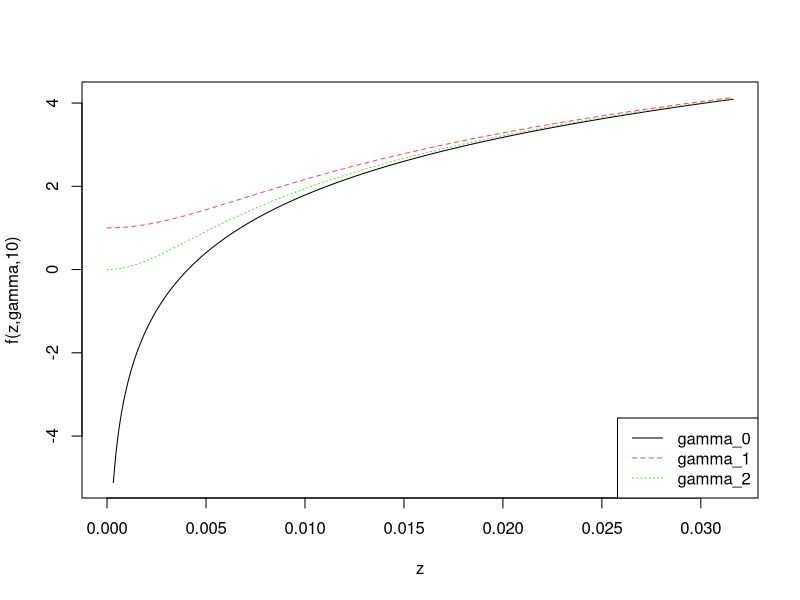
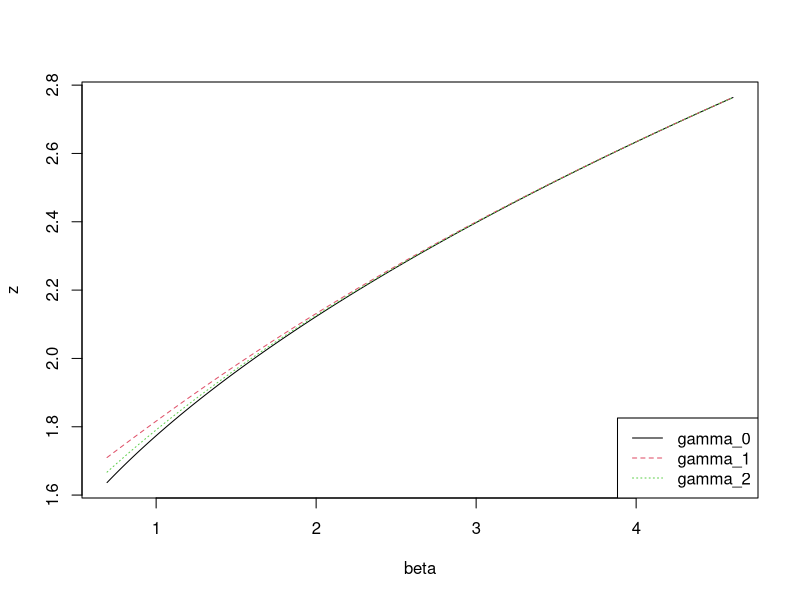
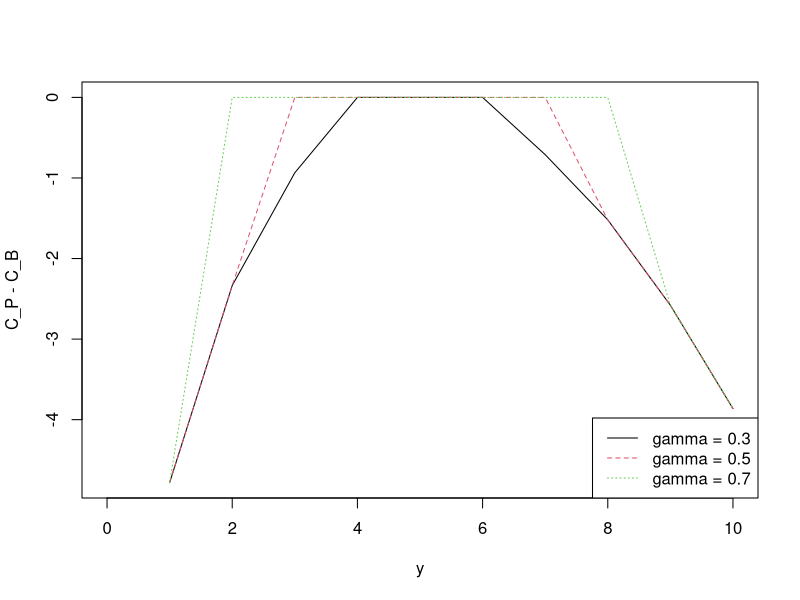
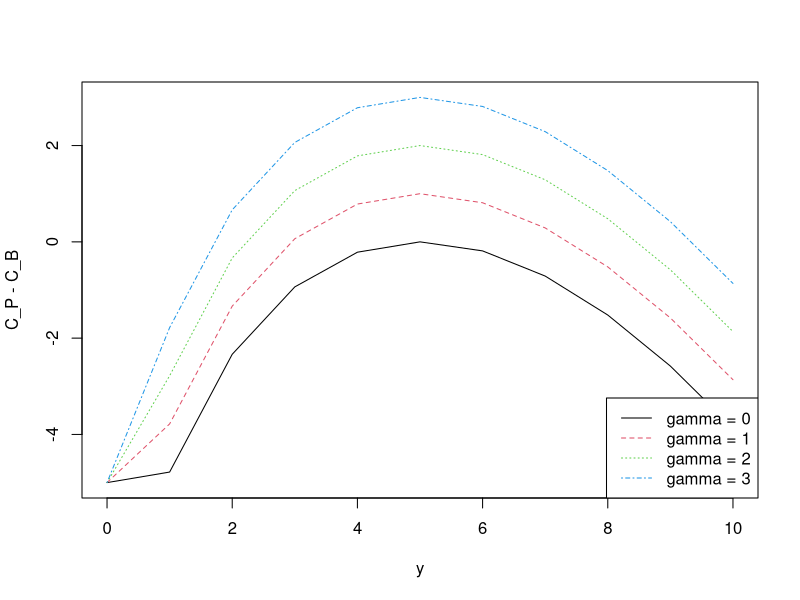

These figures' R source, in order:
## ---- chunk 1
knitr::opts_chunk$set(
                    collapse = TRUE,
                    comment = "#>"
                  )
## ---- chunk 2
fz <- function(zsq,gamma,beta){ log(gamma+zsq) + 1 + beta - zsq }
zsq <- seq(0,1e-3,length=10000)
Y <- matrix(NA,length(zsq),3)
colnames(Y) <- c("gamma_0","gamma_1","gamma_2")
b <- 10
Y[,1] <- fz(zsq,0,b)
Y[,2] <- fz(zsq,exp(-b),10)
Y[,3] <- fz(zsq,exp(-(1+b)),10)


matplot(sqrt(zsq),Y,type="l",xlab="z",ylab="f(z,gamma,10)");
legend("bottomright",colnames(Y),col=1:3,lty=1:3)
## ---- chunk 3
betaRng <- seq(log(2),2*log(10),length=1000) ###2*log(1:1000)
Y <- matrix(NA,length(betaRng),3)
colnames(Y) <- c("gamma_0","gamma_1","gamma_2")

for(ii in 1:length(betaRng)){
    rng <- c(1.25,25)
    b <- betaRng[ii]
    Y[ii,1] <- uniroot(fz,rng,gamma=0,beta=b)$root
    Y[ii,2] <- uniroot(fz,rng,gamma=exp(-b),beta=b)$root
    Y[ii,3] <- uniroot(fz,rng,gamma=exp(-(1+b)),beta=b)$root
}
matplot(betaRng,sqrt(Y),type="l",xlab="beta",ylab="z");
legend("bottomright",colnames(Y),col=1:3,lty=1:3)
## ---- chunk 4
y <- 0:10
lambda <- 5
r <- y/lambda
gamma <- c(3,5,7)/10
Y <- matrix(NA,length(y),length(gamma))
colnames(Y) <- paste0("gamma = ",gamma)

for(ii in 1:length(gamma)){
    idx <- abs(r-1)<=gamma[ii]
    rr <- r; rr[idx] <- 1
    lr <- lambda*rr
    Y[,ii] <- (2*lr - 2*y*log(lr) - 2*log(y)) - ## C_P
        (2*lambda - 2*y*log(lambda) - 2*log(y))
}
matplot(y,Y,type="l",xlab="y",ylab="C_P - C_B");
legend("bottomright",colnames(Y),col=1:length(gamma),lty=1:length(gamma))
## ---- chunk 5
y <- 0:10
lambda <- 5
z <- 2*((y-lambda) - y*log(y/lambda))
gamma <- 0:3
Y <- matrix(z,length(y),length(gamma))
colnames(Y) <- paste0("gamma = ",gamma)
for(ii in 1:length(gamma)){
    Y[,ii] <- Y[,ii] + gamma[ii]
}
Y[y==0] <- -lambda
matplot(y,Y,type="l",xlab="y",ylab="C_P - C_B");
legend("bottomright",colnames(Y),col=1:length(gamma),lty=1:length(gamma))
